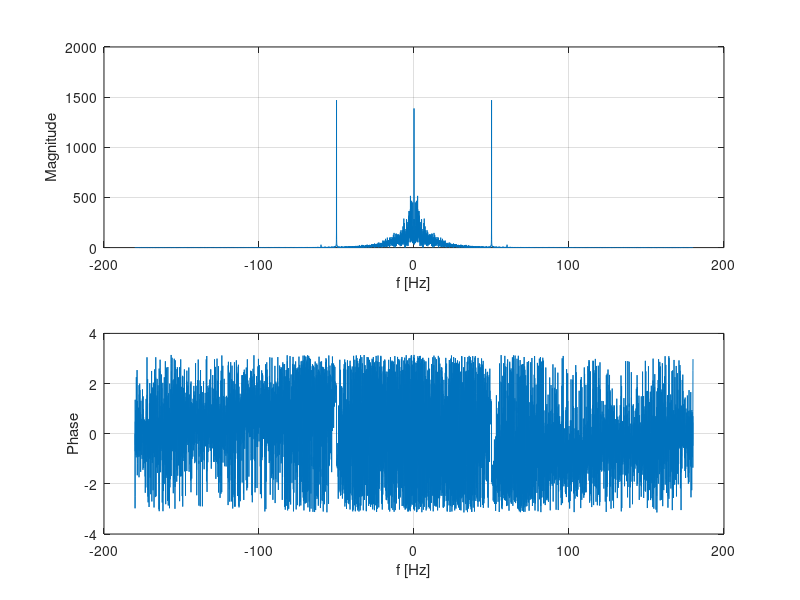
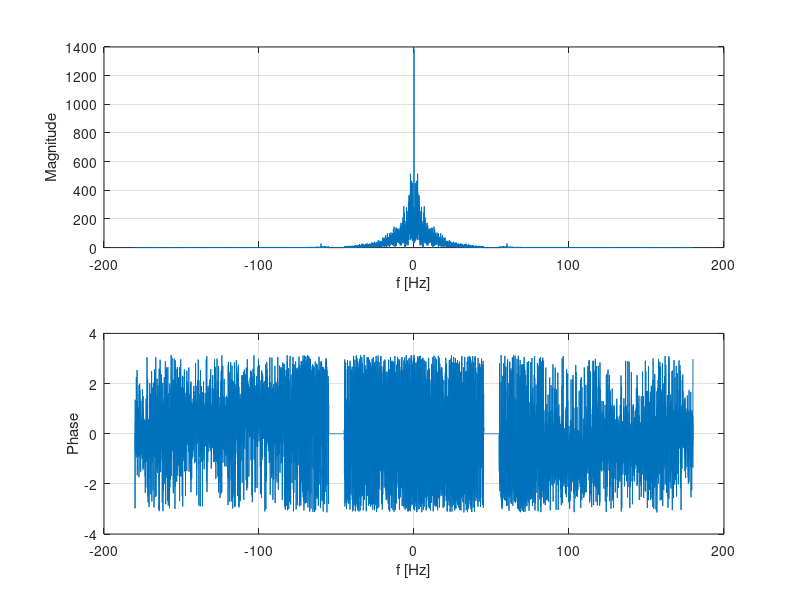
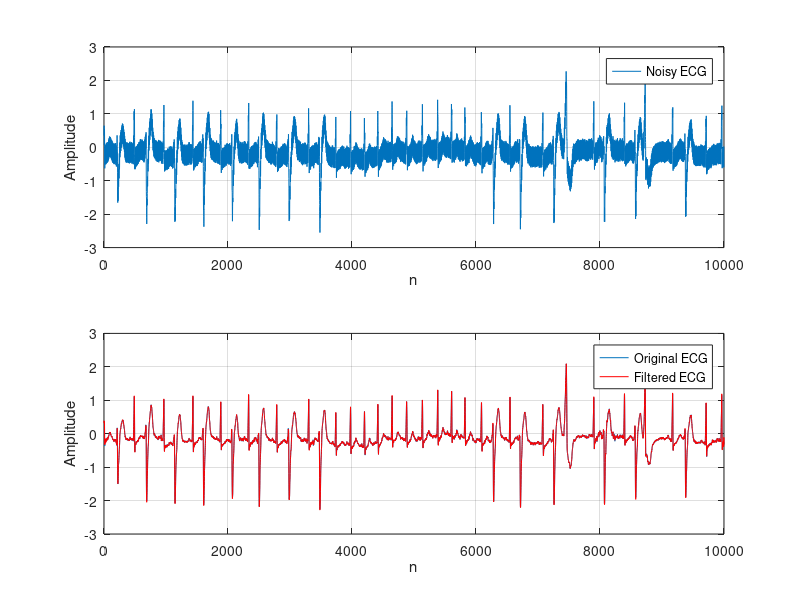

The MATLAB script that drew these images, in order:
close all
clear all

Fs=360; % Sampling rate
fc1=45; % Lower cut-off frequency
fc2=55; % Higher cut-off frequency

load ecgsig.mat % Load signal
% Alternative
% load mit200

x=ecgsig'; % Assign and transpose
dt=1/Fs; % Sampling time

t=linspace(0,length(x)-1,length(x))/Fs; % Time vector
n=0.3*sin(2*pi*50*t); % 50-Hz noise
xn=x+n; % Noisy ECG

X=fftshift(fft(xn)); % Spectrum   
f=linspace(-Fs/2,Fs/2,length(X)); % Frequency vector
df=f(2)-f(1); % Frequency step
Y=X; % Assign                        
id=(abs(f)>=fc1&abs(f)<=fc2); % Find the indices of the undesired spectral components
Y(id)=complex(0); % Clear the undesired spectral components
y=real(ifft(ifftshift(Y))); % Restore from spectrum

% Noisy spectrum
figure('Name','Noisy ECG Spectrum');
ax1=subplot(2,1,1); % First subplot
plot(f,abs(X)); % Magnitude spectrum plot
xlabel('f [Hz]'); % X-label
ylabel('Magnitude'); % Y-label
grid on
ax2=subplot(2,1,2); % Second subplot
plot(f,angle(X)); % Phase spectrum plot
xlabel('f [Hz]'); % X-label
ylabel('Phase'); % Y-label
grid on
linkaxes([ax1,ax2],'x'); % Same scale and position

% Filtered spectrum
figure('Name','Filtered ECG Spectrum');
ax1=subplot(2,1,1); % First subplot
plot(f,abs(Y)); % Magnitude spectrum plot
xlabel('f [Hz]'); % X-label
ylabel('Magnitude'); % Y-label
grid on
ax2=subplot(2,1,2); % Second subplot
plot(f,angle(Y)); % Phase spectrum plot
xlabel('f [Hz]'); % X-label
ylabel('Phase'); % Y-label
grid on
linkaxes([ax1,ax2],'x'); % Same scale and position

% Filtration
figure('Name','ECG filtration (FFT->Modify->IFFT)');
ax1=subplot(2,1,1); % First subplot
plot(0:1:length(xn)-1,xn); % Plot the noisy signal
xlabel('n'); % X-label
ylabel('Amplitude'); % Y-label
legend('Noisy ECG'); % Legend
grid on
ax2=subplot(2,1,2); % Second subplot
plot(0:1:length(xn)-1,x); % Plot the original
hold on
plot(0:1:length(y)-1,y,'r'); % Plot filtered
xlabel('n'); % X-label
ylabel('Amplitude'); % Y-label
legend('Original ECG','Filtered ECG'); % Legend
grid on
linkaxes([ax1,ax2],'x'); % Same scale and position